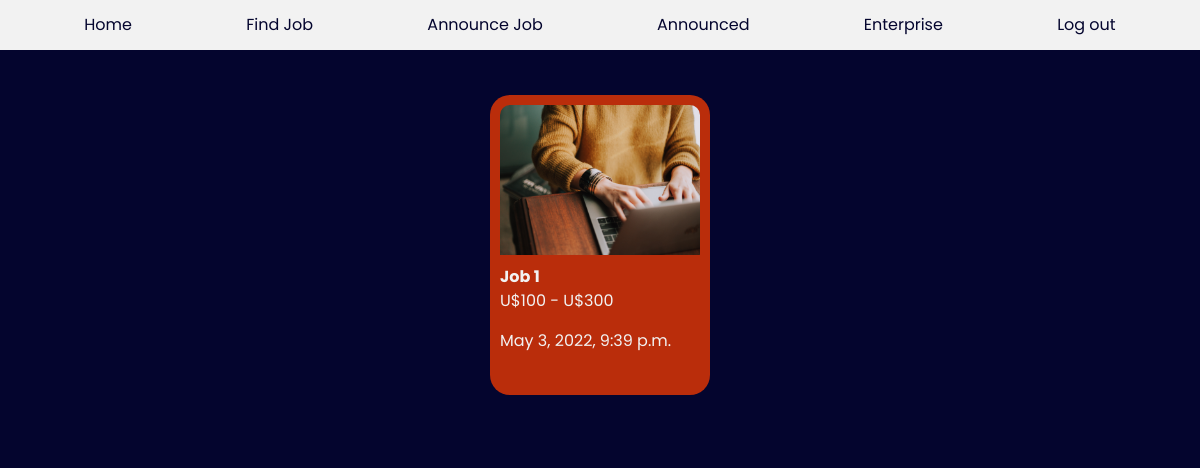
The page /job (signed in) on the database its author committed.
### newjob/models.py (models this page shows, shortened)
class JobRegister(models.Model):
    title = models.CharField(max_length=50)
    description = models.CharField(max_length=3000)
    minimum_salary = models.BigIntegerField(default=0000)
    maximum_salary = models.BigIntegerField(default=0000)
    business_name = models.ForeignKey(User, on_delete=models.CASCADE)
    category = models.CharField(
        max_length=2,
        choices=CATEGORY_CHOICES,
        default=TECH
    )
    timestamp = models.DateTimeField(auto_now_add=True)
    image = models.ImageField(default='user_image_default.png', upload_to='jobs_images/%m')

### newjob/views.py (the view)
# urls.py: path('job', views.job, name='job'),
def job(request):
    if request.user.is_authenticated:
        return render(request, "newjob/job.html", {
            'jobs': JobRegister.objects.order_by("-timestamp").all()
        })
    else:
        return HttpResponseRedirect(reverse("login"))

### newjob/templates/newjob/job.html (shortened to what this page needs)
{% extends 'newjob/layout.html' %}
{% load static %}
{% block head %}
    <link href="{% static 'newjob/css/job.css' %}" rel="stylesheet">
{% endblock %}
{% block body %}
    <div class="display_jobs">
        {% for job in jobs %}
            <a class="job_link" href="/job/view/id={{job.id}}">
                <div class="job_content">
                    <img src="/static/newjob/media/{{job.image}}" alt="">
                    <strong class="job_title">{{job.title}}</strong>
                    <p>U${{job.minimum_salary}} - U${{job.maximum_salary}}</p>
                    <div class="announced_on">{{job.timestamp}}</div>
                </div>
            </a>
        {% endfor %}
    </div>
{% endblock %}

### newjob/static/newjob/css/job.css (style rules this page uses)
.display_jobs { display: flex; flex-wrap: wrap; height: auto; padding: 30px; background-color: #04052E; margin: auto; display: flex; justify-content: center; }
.job_content { width: 220px; height: 300px; border-radius: 20px; padding: 10px; }
.job_link { margin: 15px; text-decoration: none; }
.job_content img { width: 200px; height: 150px; object-fit: cover; border-radius: 10px 10px 0 0; margin-bottom: 10px; }

### newjob/static/newjob/css/layout.css (style rules this page uses)
* { padding: 0; margin: 0; box-sizing: border-box; font-family: 'Poppins', sans-serif; }
html { padding-top: 50px; background-color: #04052E; }

### rows shown on the page
JobRegister: image (picture), title "Job 1", minimum_salary "100", maximum_salary "300", timestamp "May 3, 2022, 9:39 p.m."
